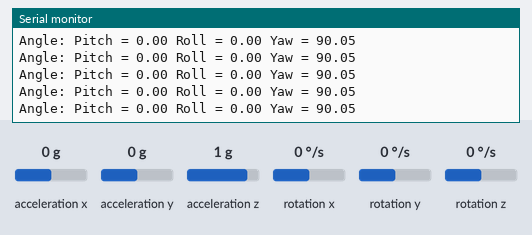
Bench run of a sketch on a simulated Arduino Uno, built with avr-gcc and run on an emulated ATmega328P. Shown: the last lines printed to the serial monitor. Wiring (inferred from the names in the program): MPU-6050 motion sensor at I2C address 0x68. The inputs (shaded band) are chosen by the test bench; at power-on: acceleration x 0 g, acceleration y 0 g, acceleration z 1 g, rotation x 0 °/s, rotation y 0 °/s, rotation z 0 °/s.

Above: at 1.2 s.
1.3 s: acceleration x set to -1.4 g
At 1.43 s:
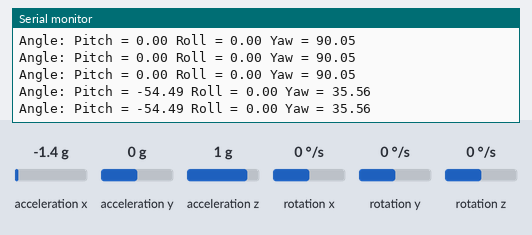
4.3 s: acceleration y set to -1.4 g
At 4.31 s:
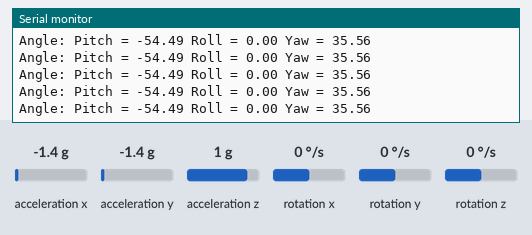
7.3 s: acceleration z set to 0 g
At 7.31 s:
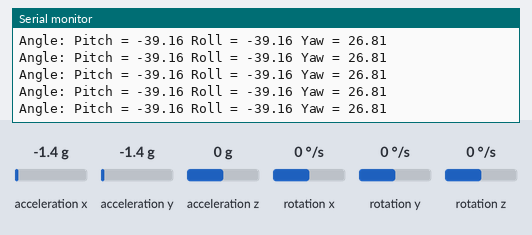
10.3 s: acceleration x set to 0 g
At 10.31 s:
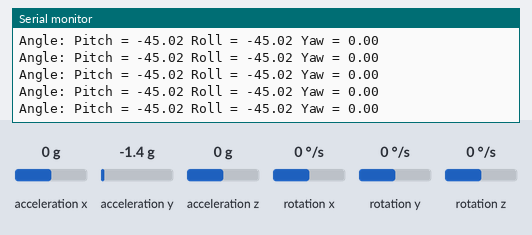
13.3 s: acceleration y set to 0 g
At 13.38 s:
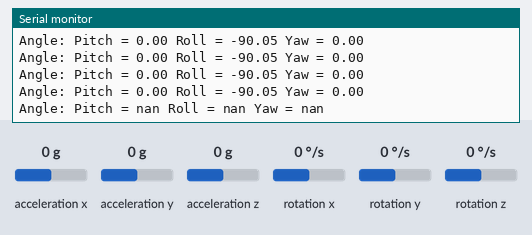
15.2 s: acceleration z set to 0.8 g
At 15.34 s:
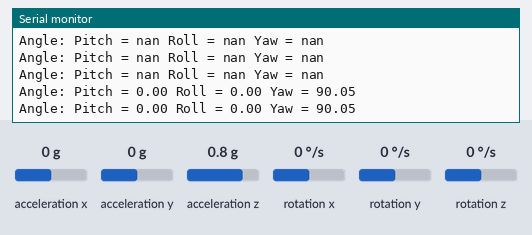
Timing chart, 0 to 18.2 s (numbered marks = the images above; inputs shaded):
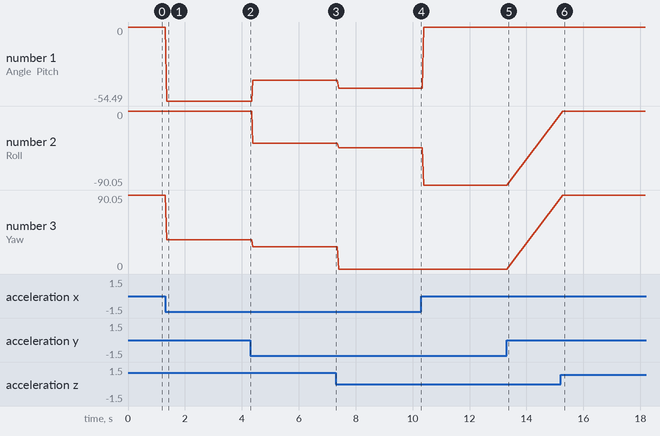

Measured:
- after the input at 1.3 s, the serial monitor: prints a new line after 0.06 s (image 1)
- after the input at 13.3 s, the serial monitor: prints a new line after 0.06 s (image 5)
- after the input at 15.2 s, the serial monitor: prints a new line after 0.08 s (image 6)
- plotted number 1: 0 → -54.49 after the input at 1.3 s, -54.49 → -39.16 after the input at 4.3 s, -39.16 → -45.02 after the input at 7.3 s
- plotted number 2: 0 → -39.16 after the input at 4.3 s, -39.16 → -45.02 after the input at 7.3 s, -45.02 → -90.05 after the input at 10.3 s
- plotted number 3: 90.05 → 35.56 after the input at 1.3 s, 35.56 → 26.81 after the input at 4.3 s, 0 → 90.05 after the input at 15.2 s

The sketch:

GY521-IMU.ino
```cpp
#include <Wire.h> //library allows communication with I2C/TWI devices
#include <math.h> //includes mathematical functions

const int MPU=0x68; //I1C address of the MPU-6050
int16_t AcX, AcY, AcZ; //16-bit integers
int AcXcal, AcYcal, AcZcal; //calibration variables
double pitch, roll, yaw;

void setup() {
  // put your setup code here, to run once:
  Wire.begin(); //initiate wire library and I2C
  Wire.beginTransmission(MPU); //begin transmission to I2C slave device
  Wire.write(0x6B); //PWR_MGMT_1 register
  Wire.write(0); //set to zero (wakes up the MPU-6050);
  Wire.endTransmission(true); //ends transmission to I2C slave devices
  Serial.begin(9600); //serial communication at 9600 bauds
}

void loop() {
  // put your main code here, to run repeatedly:
  Wire.beginTransmission(MPU); //begin transmission to I2C slave device
  Wire.write(0x3B); //starting with register 0x38 (ACCEL_XOUT_H)
  Wire.endTransmission(false); //restarts transmission to I2C slave device
  Wire.requestFrom(MPU,14,true); //request 14 registers in total

  //Acceleration data correction
  AcXcal = -950;
  AcYcal = -300;
  AcZcal = 0;

  //read accelerometer data
  AcX=Wire.read()<<8|Wire.read();
  AcY=Wire.read()<<8|Wire.read();
  AcZ=Wire.read()<<8|Wire.read();
  //get pitch/roll
  getAngle(AcX, AcY, AcZ);

  //printing values to serial port
  Serial.print("Angle: ");
  Serial.print ("Pitch = "); Serial.print (pitch);
  Serial.print (" Roll = "); Serial.print (roll);
  Serial.print (" Yaw = "); Serial.println (yaw);

  // Serial.print("Accelerometer: ");
  // Serial.print("X= "); Serial.print(AcX + AcXcal);
  // Serial.print(" Y= "); Serial.print(AcY + AcYcal);
  // Serial.print(" Z= "); Serial.println(AcZ + AcZcal);
  // Serial.println("----------------------------------------------");
  // Serial.println("----------------------------------------------");
  delay(20);
}

//function to convert acccelerometer values into pitch and roll
void getAngle(int Ax, int Ay, int Az) {
  double x = Ax;
  double y = Ay;
  double z = Az;

  pitch = atan(x/sqrt((y*y)+ (z*z))); //pitch calculation
  roll = atan(y/sqrt((x*x) + (z*z))); //roll calculation
  yaw = atan(z/sqrt((x*x) + (y*y)));
  //converting radians into degrees
  pitch = pitch * (180.0/3.14);
  roll = roll * (180.0/3.14);
  yaw = yaw * (180.0/3.14);
}
```
